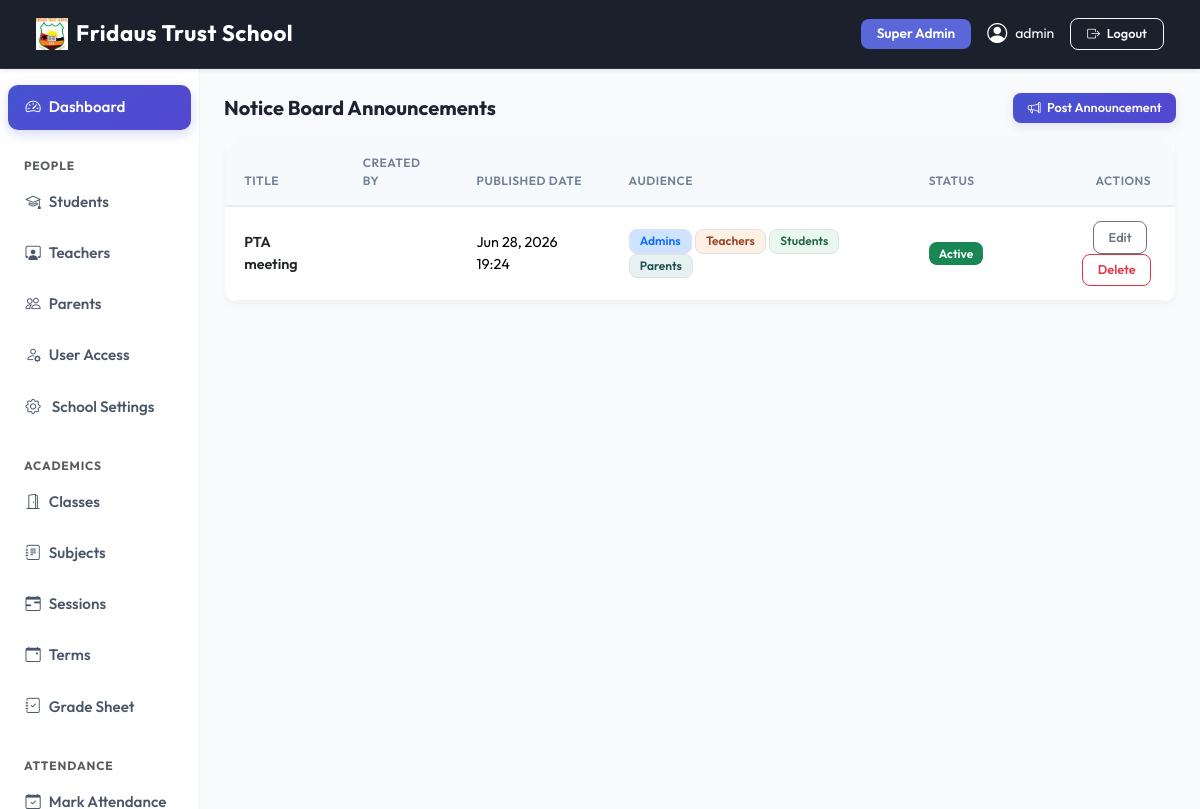
Screenshot of /dashboard/notices/ (signed in) with the database file from the repository.
### apps/dashboard/models.py (models this page shows, shortened)
class SchoolSettings(models.Model):
    school_name    = models.CharField(max_length=200, default='SchoolMS')
    logo           = models.ImageField(upload_to='school/logo/', blank=True, null=True)
    favicon        = models.ImageField(upload_to='school/favicon/', blank=True, null=True)
    primary_color  = models.CharField(max_length=7, default='#5a67d8', help_text='Hex color e.g. #5a67d8')
    secondary_color= models.CharField(max_length=7, default='#4c51bf')
    sidebar_color  = models.CharField(max_length=7, default='#ffffff')
    navbar_color   = models.CharField(max_length=7, default='#1a202c')
    address        = models.TextField(blank=True)
    phone          = models.CharField(max_length=20, blank=True)
    email          = models.EmailField(blank=True)
    website        = models.URLField(blank=True)
    class Meta:
        verbose_name = 'School Settings'
    @classmethod
    def get(cls):
        obj, _ = cls.objects.get_or_create(pk=1)
        return obj

class Notice(models.Model):
    title = models.CharField(max_length=200)
    content = models.TextField()
    author = models.ForeignKey(User, on_delete=models.CASCADE, related_name='notices')
    created_at = models.DateTimeField(auto_now_add=True)
    updated_at = models.DateTimeField(auto_now=True)
    is_active = models.BooleanField(default=True)
    to_admins = models.BooleanField(default=True, verbose_name="Show to Admins")
    to_teachers = models.BooleanField(default=True, verbose_name="Show to Teachers")
    to_students = models.BooleanField(default=True, verbose_name="Show to Students")
    to_parents = models.BooleanField(default=True, verbose_name="Show to Parents")
    class Meta:
        ordering = ['-created_at']

### apps/accounts/models.py (models this page shows, shortened)
class User(AbstractUser):
    ROLE_CHOICES = (
        ('superadmin', 'Super Admin'),
        ('admin', 'Admin'),
        ('teacher', 'Teacher'),
        ('student', 'Student'),
        ('parent', 'Parent'),
    )
    role = models.CharField(max_length=20, choices=ROLE_CHOICES)
    phone = models.CharField(max_length=20, blank=True, null=True)
    profile_pic = models.ImageField(upload_to='profile_pictures/', blank=True, null=True)
    created_at = models.DateTimeField(auto_now_add=True)
    @property
    def is_admin(self):
        return self.role in ['superadmin', 'admin'] or self.is_superuser
    def __str__(self):
        return f"{self.get_full_name() or self.username} ({self.get_role_display()})"

### apps/dashboard/views.py (the view)
# urls.py: path('notices/',                 views.notice_list,   name='notice_list'),
@login_required
@admin_required
def notice_list(request):
    notices = Notice.objects.all().select_related('author')
    return render(request, 'dashboard/notice_list.html', {'notices': notices})

### apps/dashboard/context_processors.py (called while the page is built)
def school_settings(request):
    return {'school_settings': SchoolSettings.get()}

### templates/dashboard/notice_list.html (shortened to what this page needs)
{% extends 'base.html' %}
{% block content %}
<div class="d-flex justify-content-between align-items-center mb-3">
  <h5 class="fw-bold mb-0">Notice Board Announcements</h5>
  <a href="{% url 'dashboard:notice_create' %}" class="btn btn-primary btn-sm">
    <i class="bi bi-megaphone me-1"></i> Post Announcement
  </a>
</div>
<div class="card shadow-sm border-0">
  <div class="table-responsive">
    <table class="table table-hover align-middle mb-0" id="noticesTable">
      <thead class="table-light">
        <tr>
          <th>Title</th>
          <th>Created By</th>
          <th>Published Date</th>
          <th>Audience</th>
          <th>Status</th>
          <th class="text-end px-4">Actions</th>
        </tr>
      </thead>
      <tbody>
        {% for n in notices %}
        <tr id="notice-row-{{ n.pk }}">
          <td class="fw-semibold text-dark">{{ n.title }}</td>
          <td>{{ n.author.get_full_name }}</td>
          <td>{{ n.created_at|date:"M d, Y H:i" }}</td>
          <td>
            {% if n.to_admins %}<span class="badge bg-primary-subtle text-primary border">Admins</span>{% endif %}
            {% if n.to_teachers %}<span class="badge bg-warning-subtle text-warning border text-dark">Teachers</span>{% endif %}
            {% if n.to_students %}<span class="badge bg-success-subtle text-success border">Students</span>{% endif %}
            {% if n.to_parents %}<span class="badge bg-info-subtle text-info border">Parents</span>{% endif %}
          </td>
          <td>
            {% if n.is_active %}
              <span class="badge bg-success">Active</span>
            {% else %}
              <span class="badge bg-secondary">Draft</span>
            {% endif %}
          </td>
          <td class="text-end px-4">
            <a href="{% url 'dashboard:notice_update' n.pk %}" class="btn btn-sm btn-outline-secondary me-1">Edit</a>
            <button class="btn btn-sm btn-outline-danger btn-delete-notice" data-id="{{ n.pk }}" data-url="{% url 'dashboard:notice_delete' n.pk %}">Delete</button>
          </td>
        </tr>
        {% empty %}
        <tr><td colspan="6" class="text-center text-muted py-4">No announcements posted yet.</td></tr>
        {% endfor %}
      </tbody>
    </table>
  </div>
</div>
{% endblock %}

### templates/base.html (shortened to what this page needs)
{% load static %}
<!DOCTYPE html>
<html lang="en">
<head>
  <link href="https://cdn.jsdelivr.net/npm/bootstrap@5.3.2/dist/css/bootstrap.min.css" rel="stylesheet">
  <link href="https://cdn.jsdelivr.net/npm/bootstrap-icons@1.11.3/font/bootstrap-icons.css" rel="stylesheet">
  <link href="https://cdnjs.cloudflare.com/ajax/libs/toastr.js/latest/toastr.min.css" rel="stylesheet">
  <link href="{% static 'css/modern.css' %}" rel="stylesheet">
  <link href="https://cdn.jsdelivr.net/npm/select2@4.1.0-rc.0/dist/css/select2.min.css" rel="stylesheet">
  <link href="https://cdn.jsdelivr.net/npm/select2-bootstrap-5-theme@1.3.0/dist/select2-bootstrap-5-theme.min.css" rel="stylesheet">
</head>
<body>
{% if user.is_authenticated %}
<nav class="navbar navbar-expand-lg navbar-dark sticky-top d-print-none shadow-sm"
     style="background-color: {{ school_settings.navbar_color|default:'#1a202c' }} !important;">
  <div class="container-fluid">
    <a class="navbar-brand fw-bold text-white d-flex align-items-center gap-2" href="/">
      {% if school_settings.logo %}
        <img src="{{ school_settings.logo.url }}" height="32" style="object-fit:contain;" alt="{{ school_settings.school_name }}">
      {% else %}
        <i class="bi bi-shield-check" style="color: var(--school-primary);"></i>
      {% endif %}
      <span>{{ school_settings.school_name|default:"SchoolMS" }}</span>
    </a>
    <div class="collapse navbar-collapse" id="navbarNav">
      <div class="ms-auto d-flex align-items-center gap-3 mt-2 mt-lg-0">
        <span class="badge bg-primary px-3 py-2 text-capitalize" style="font-size: 0.85rem;">{{ user.get_role_display }}</span>
        <a href="{% url 'accounts:profile' %}" class="text-white text-decoration-none d-flex align-items-center gap-2 small">
          {% if user.profile_pic %}
            <img src="{{ user.profile_pic.url }}" class="rounded-circle border border-2 border-white" width="32" height="32" style="object-fit:cover">
          {% else %}
            <i class="bi bi-person-circle fs-5"></i>
          {% endif %}
          <span class="d-none d-sm-inline">{{ user.get_full_name|default:user.username }}</span>
        </a>
        <a href="{% url 'accounts:logout' %}" class="btn btn-outline-light btn-sm px-3"><i class="bi bi-box-arrow-right me-1"></i> Logout</a>
      </div>
    </div>
  </div>
</nav>
<div class="container-fluid">
  <div class="row">
    <aside class="col-lg-2 col-md-3 d-none d-md-block pt-3 px-0 border-end" id="sidebar">
  {% include 'partials/sidebar.html' %}
</aside>
    <main class="col-lg-10 col-md-9 ms-sm-auto px-md-4 py-4 animate-fade-in">
      {% block content %}{% endblock %}
    </main>
  </div>
</div>
{% else %}
  {% block auth_content %}{% endblock %}
{% endif %}
</body>
</html>

### static/css/modern.css (style rules this page uses)
:root { --primary-hsl: 235, 65%, 60%; --success-hsl: 150, 60%, 45%; --warning-hsl: 35, 85%, 55%; --danger-hsl: 355, 75%, 55%; --info-hsl: 185, 70%, 45%; --dark-hsl: 220, 30%, 12%; --bg-hsl: 220, 20%, 97%; --card-bg-hsl: 0, 0%, 100%; --text-muted-hsl: 220, 10%, 50%; --border-radius-sm: 8px; --border-radius-md: 14px; --border-radius-lg: 20px; --shadow-sm: 0 4px 6px -1px rgba(0, 0, 0, 0.05), 0 2px 4px -1px rgba(0, 0, 0, 0.03); --shadow-md: 0 10px 15px -3px rgba(0, 0, 0, 0.06), 0 4px 6px -2px rgba(0, 0, 0, 0.04); --shadow-lg: 0 20px 25px -5px rgba(0, 0, 0, 0.08), 0 10px 10px -5px rgba(0, 0, 0, 0.04); --transition-smooth: all 0.3s cubic-bezier(0.4, 0, 0.2, 1); }
body { font-family: 'Outfit', sans-serif; background-color: hsl(var(--bg-hsl)); color: hsl(var(--dark-hsl)); -webkit-font-smoothing: antialiased; }
.card { border: 1px solid rgba(0, 0, 0, 0.035) !important; border-radius: var(--border-radius-md) !important; box-shadow: var(--shadow-sm); background: #ffffff; transition: var(--transition-smooth); }
#sidebar { background-color: #ffffff; border-right: 1px solid rgba(0, 0, 0, 0.045) !important; padding-top: 1.25rem; }
.table-responsive { border-radius: var(--border-radius-md); overflow: hidden; }
.table { margin-bottom: 0; }
.table th { background-color: #f7fafc; color: #718096; font-size: 0.72rem; text-transform: uppercase; letter-spacing: 0.8px; padding: 0.9rem 1.2rem; font-weight: 700; }
.table td { padding: 0.9rem 1.2rem; font-size: 0.9rem; border-bottom: 1px solid #edf2f7; }
.btn { border-radius: 10px; font-weight: 600; padding: 0.55rem 1.25rem; font-size: 0.9rem; transition: var(--transition-smooth); }
.btn-sm { padding: 0.35rem 0.9rem; font-size: 0.8rem; border-radius: 8px; }
.btn-primary { background: linear-gradient(135deg, hsl(var(--primary-hsl)) 0%, hsl(245, 60%, 55%) 100%); border: none; box-shadow: 0 4px 10px rgba(90, 103, 216, 0.15); }
.badge { padding: 0.45em 0.85em; font-weight: 600; font-size: 0.75rem; border-radius: 8px; }
.bg-success-subtle { background-color: rgba(72, 187, 120, 0.12) !important; color: #276749 !important; }
.bg-warning-subtle { background-color: rgba(237, 137, 54, 0.12) !important; color: #9c4221 !important; }
.bg-info-subtle { background-color: rgba(49, 151, 149, 0.12) !important; color: #234e52 !important; }
.table-responsive, main, .content-wrapper { overflow: visible !important; }
.card .table-responsive { overflow-x: auto !important; }
body { height: 100vh !important; max-height: 100vh !important; overflow: hidden !important; }
.container-fluid > .row { height: calc(100vh - 60px); overflow: hidden !important; display: flex; flex-wrap: nowrap; }
#sidebar { height: 100% !important; overflow-y: auto !important; overflow-x: hidden; }
main { height: 100% !important; flex: 1; overflow-y: auto !important; overflow-x: hidden; }

### rows the page displays
SchoolSettings: logo (picture), school_name "Fridaus Trust School"
User: role "Super Admin", get_full_name "admin"
Notice: title "PTA meeting", created_at "Jun 28, 2026 19:24", to_admins "Admins", to_teachers "Teachers", to_students "Students", to_parents "Parents", is_active "Active"
